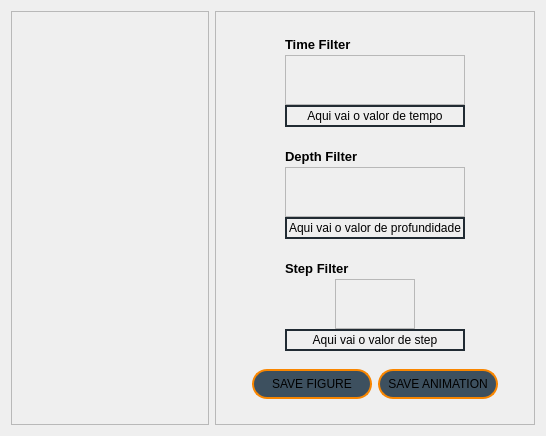
<?xml version="1.0" encoding="UTF-8"?>
<ui version="4.0">
 <class>WindButton_LonLatProfile</class>
 <widget class="QWidget" name="WindButton_LonLatProfile">
  <property name="geometry">
   <rect>
    <x>0</x>
    <y>0</y>
    <width>546</width>
    <height>436</height>
   </rect>
  </property>
  <property name="windowTitle">
   <string>Form</string>
  </property>
  <layout class="QHBoxLayout" name="horizontalLayout">
   <item>
    <widget class="QFrame" name="frame">
     <property name="frameShape">
      <enum>QFrame::Shape::StyledPanel</enum>
     </property>
     <property name="frameShadow">
      <enum>QFrame::Shadow::Raised</enum>
     </property>
    </widget>
   </item>
   <item>
    <widget class="QFrame" name="frame_2">
     <property name="minimumSize">
      <size>
       <width>320</width>
       <height>0</height>
      </size>
     </property>
     <property name="maximumSize">
      <size>
       <width>320</width>
       <height>16777215</height>
      </size>
     </property>
     <property name="frameShape">
      <enum>QFrame::Shape::StyledPanel</enum>
     </property>
     <property name="frameShadow">
      <enum>QFrame::Shadow::Raised</enum>
     </property>
     <layout class="QVBoxLayout" name="verticalLayout">
      <item>
       <layout class="QHBoxLayout" name="horizontalLayout_7">
        <item>
         <spacer name="horizontalSpacer_34">
          <property name="orientation">
           <enum>Qt::Orientation::Horizontal</enum>
          </property>
          <property name="sizeHint" stdset="0">
           <size>
            <width>28</width>
            <height>13</height>
           </size>
          </property>
         </spacer>
        </item>
        <item>
         <layout class="QVBoxLayout" name="verticalLayout_13">
          <property name="spacing">
           <number>0</number>
          </property>
          <item>
           <widget class="QLabel" name="TimeFilterLabel">
            <property name="minimumSize">
             <size>
              <width>180</width>
              <height>22</height>
             </size>
            </property>
            <property name="maximumSize">
             <size>
              <width>180</width>
              <height>22</height>
             </size>
            </property>
            <property name="font">
             <font>
              <pointsize>10</pointsize>
              <italic>false</italic>
              <bold>true</bold>
              <underline>false</underline>
              <strikeout>false</strikeout>
             </font>
            </property>
            <property name="text">
             <string>Time Filter</string>
            </property>
           </widget>
          </item>
          <item>
           <widget class="QFrame" name="frame_buttons_animation_time">
            <property name="minimumSize">
             <size>
              <width>180</width>
              <height>50</height>
             </size>
            </property>
            <property name="maximumSize">
             <size>
              <width>180</width>
              <height>50</height>
             </size>
            </property>
            <property name="styleSheet">
             <string notr="true">QPushButton {
    background-color: transparent;
    border: none;
    padding: 10px; /* Adicione um padding maior para ajustar o tamanho do fundo */
}

QPushButton:hover {
    background-color: rgba(255, 165, 0, 0.2); /* Cor de fundo no hover */
    border-radius: 5px; /* Bordas arredondadas */
}

QPushButton:pressed {
    background-color: rgba(255, 165, 0, 0.5); /* Cor de fundo ao pressionar */
}</string>
            </property>
            <property name="frameShape">
             <enum>QFrame::Shape::StyledPanel</enum>
            </property>
            <property name="frameShadow">
             <enum>QFrame::Shadow::Raised</enum>
            </property>
            <layout class="QGridLayout" name="gridLayout_7">
             <item row="0" column="0">
              <widget class="QPushButton" name="start_button_time">
               <property name="text">
                <string/>
               </property>
               <property name="icon">
                <iconset resource="resouces.qrc">
                 <normaloff>:/icons/icons/backward - laranja.png</normaloff>:/icons/icons/backward - laranja.png</iconset>
               </property>
               <property name="iconSize">
                <size>
                 <width>20</width>
                 <height>20</height>
                </size>
               </property>
              </widget>
             </item>
             <item row="0" column="1">
              <widget class="QPushButton" name="backward_button_time">
               <property name="text">
                <string/>
               </property>
               <property name="icon">
                <iconset resource="resouces.qrc">
                 <normaloff>:/icons/icons/arrow-left - laranja.png</normaloff>:/icons/icons/arrow-left - laranja.png</iconset>
               </property>
               <property name="iconSize">
                <size>
                 <width>20</width>
                 <height>20</height>
                </size>
               </property>
              </widget>
             </item>
             <item row="0" column="2">
              <widget class="QPushButton" name="pause_button_time">
               <property name="text">
                <string/>
               </property>
               <property name="icon">
                <iconset resource="resouces.qrc">
                 <normaloff>:/icons/icons/pause - laranja.png</normaloff>:/icons/icons/pause - laranja.png</iconset>
               </property>
               <property name="iconSize">
                <size>
                 <width>20</width>
                 <height>20</height>
                </size>
               </property>
              </widget>
             </item>
             <item row="0" column="3">
              <widget class="QPushButton" name="play_button_time">
               <property name="text">
                <string/>
               </property>
               <property name="icon">
                <iconset resource="resouces.qrc">
                 <normaloff>:/icons/icons/play - laranja.png</normaloff>:/icons/icons/play - laranja.png</iconset>
               </property>
               <property name="iconSize">
                <size>
                 <width>20</width>
                 <height>20</height>
                </size>
               </property>
               <property name="checkable">
                <bool>false</bool>
               </property>
              </widget>
             </item>
             <item row="0" column="4">
              <widget class="QPushButton" name="forward_button_time">
               <property name="text">
                <string/>
               </property>
               <property name="icon">
                <iconset resource="resouces.qrc">
                 <normaloff>:/icons/icons/arrow-right - laranja.png</normaloff>:/icons/icons/arrow-right - laranja.png</iconset>
               </property>
               <property name="iconSize">
                <size>
                 <width>20</width>
                 <height>20</height>
                </size>
               </property>
              </widget>
             </item>
             <item row="0" column="5">
              <widget class="QPushButton" name="finish_button_time">
               <property name="text">
                <string/>
               </property>
               <property name="icon">
                <iconset resource="resouces.qrc">
                 <normaloff>:/icons/icons/forward - laranja.png</normaloff>:/icons/icons/forward - laranja.png</iconset>
               </property>
               <property name="iconSize">
                <size>
                 <width>20</width>
                 <height>20</height>
                </size>
               </property>
              </widget>
             </item>
            </layout>
           </widget>
          </item>
          <item>
           <widget class="QLabel" name="TimeValueLabel">
            <property name="minimumSize">
             <size>
              <width>180</width>
              <height>22</height>
             </size>
            </property>
            <property name="maximumSize">
             <size>
              <width>180</width>
              <height>22</height>
             </size>
            </property>
            <property name="styleSheet">
             <string notr="true">border: 2px solid #212b33</string>
            </property>
            <property name="text">
             <string notr="true">Aqui vai o valor de tempo</string>
            </property>
            <property name="alignment">
             <set>Qt::AlignmentFlag::AlignCenter</set>
            </property>
           </widget>
          </item>
         </layout>
        </item>
        <item>
         <spacer name="horizontalSpacer_35">
          <property name="orientation">
           <enum>Qt::Orientation::Horizontal</enum>
          </property>
          <property name="sizeHint" stdset="0">
           <size>
            <width>28</width>
            <height>13</height>
           </size>
          </property>
         </spacer>
        </item>
       </layout>
      </item>
      <item>
       <layout class="QHBoxLayout" name="horizontalLayout_8">
        <item>
         <spacer name="horizontalSpacer_36">
          <property name="orientation">
           <enum>Qt::Orientation::Horizontal</enum>
          </property>
          <property name="sizeHint" stdset="0">
           <size>
            <width>28</width>
            <height>13</height>
           </size>
          </property>
         </spacer>
        </item>
        <item>
         <layout class="QVBoxLayout" name="verticalLayout_14">
          <property name="spacing">
           <number>0</number>
          </property>
          <item>
           <widget class="QLabel" name="DepthFilterLabel">
            <property name="minimumSize">
             <size>
              <width>180</width>
              <height>22</height>
             </size>
            </property>
            <property name="maximumSize">
             <size>
              <width>180</width>
              <height>22</height>
             </size>
            </property>
            <property name="font">
             <font>
              <pointsize>10</pointsize>
              <bold>true</bold>
             </font>
            </property>
            <property name="text">
             <string>Depth Filter</string>
            </property>
           </widget>
          </item>
          <item>
           <widget class="QFrame" name="frame_buttons_animation_2_depth">
            <property name="minimumSize">
             <size>
              <width>180</width>
              <height>50</height>
             </size>
            </property>
            <property name="maximumSize">
             <size>
              <width>180</width>
              <height>50</height>
             </size>
            </property>
            <property name="styleSheet">
             <string notr="true">QPushButton {
    background-color: transparent;
    border: none;
    padding: 10px; /* Adicione um padding maior para ajustar o tamanho do fundo */
}

QPushButton:hover {
    background-color: rgba(255, 165, 0, 0.2); /* Cor de fundo no hover */
    border-radius: 5px; /* Bordas arredondadas */
}

QPushButton:pressed {
    background-color: rgba(255, 165, 0, 0.5); /* Cor de fundo ao pressionar */
}</string>
            </property>
            <property name="frameShape">
             <enum>QFrame::Shape::StyledPanel</enum>
            </property>
            <property name="frameShadow">
             <enum>QFrame::Shadow::Raised</enum>
            </property>
            <layout class="QGridLayout" name="gridLayout_8">
             <item row="0" column="0">
              <widget class="QPushButton" name="start_button_depth">
               <property name="text">
                <string/>
               </property>
               <property name="icon">
                <iconset resource="resouces.qrc">
                 <normaloff>:/icons/icons/backward - laranja.png</normaloff>:/icons/icons/backward - laranja.png</iconset>
               </property>
               <property name="iconSize">
                <size>
                 <width>20</width>
                 <height>20</height>
                </size>
               </property>
              </widget>
             </item>
             <item row="0" column="1">
              <widget class="QPushButton" name="backward_button_depth">
               <property name="text">
                <string/>
               </property>
               <property name="icon">
                <iconset resource="resouces.qrc">
                 <normaloff>:/icons/icons/arrow-left - laranja.png</normaloff>:/icons/icons/arrow-left - laranja.png</iconset>
               </property>
               <property name="iconSize">
                <size>
                 <width>20</width>
                 <height>20</height>
                </size>
               </property>
              </widget>
             </item>
             <item row="0" column="2">
              <widget class="QPushButton" name="pause_button_depth">
               <property name="text">
                <string/>
               </property>
               <property name="icon">
                <iconset resource="resouces.qrc">
                 <normaloff>:/icons/icons/pause - laranja.png</normaloff>:/icons/icons/pause - laranja.png</iconset>
               </property>
               <property name="iconSize">
                <size>
                 <width>20</width>
                 <height>20</height>
                </size>
               </property>
              </widget>
             </item>
             <item row="0" column="3">
              <widget class="QPushButton" name="play_button_depth">
               <property name="text">
                <string/>
               </property>
               <property name="icon">
                <iconset resource="resouces.qrc">
                 <normaloff>:/icons/icons/play - laranja.png</normaloff>:/icons/icons/play - laranja.png</iconset>
               </property>
               <property name="iconSize">
                <size>
                 <width>20</width>
                 <height>20</height>
                </size>
               </property>
               <property name="checkable">
                <bool>false</bool>
               </property>
              </widget>
             </item>
             <item row="0" column="4">
              <widget class="QPushButton" name="forward_button_depth">
               <property name="text">
                <string/>
               </property>
               <property name="icon">
                <iconset resource="resouces.qrc">
                 <normaloff>:/icons/icons/arrow-right - laranja.png</normaloff>:/icons/icons/arrow-right - laranja.png</iconset>
               </property>
               <property name="iconSize">
                <size>
                 <width>20</width>
                 <height>20</height>
                </size>
               </property>
              </widget>
             </item>
             <item row="0" column="5">
              <widget class="QPushButton" name="finish_button_depth">
               <property name="text">
                <string/>
               </property>
               <property name="icon">
                <iconset resource="resouces.qrc">
                 <normaloff>:/icons/icons/forward - laranja.png</normaloff>:/icons/icons/forward - laranja.png</iconset>
               </property>
               <property name="iconSize">
                <size>
                 <width>20</width>
                 <height>20</height>
                </size>
               </property>
              </widget>
             </item>
            </layout>
           </widget>
          </item>
          <item>
           <widget class="QLabel" name="DepthValueLabel">
            <property name="minimumSize">
             <size>
              <width>180</width>
              <height>22</height>
             </size>
            </property>
            <property name="maximumSize">
             <size>
              <width>180</width>
              <height>22</height>
             </size>
            </property>
            <property name="styleSheet">
             <string notr="true">border: 2px solid #212b33</string>
            </property>
            <property name="text">
             <string>Aqui vai o valor de profundidade</string>
            </property>
            <property name="alignment">
             <set>Qt::AlignmentFlag::AlignCenter</set>
            </property>
            <property name="wordWrap">
             <bool>false</bool>
            </property>
           </widget>
          </item>
         </layout>
        </item>
        <item>
         <spacer name="horizontalSpacer_37">
          <property name="orientation">
           <enum>Qt::Orientation::Horizontal</enum>
          </property>
          <property name="sizeHint" stdset="0">
           <size>
            <width>28</width>
            <height>13</height>
           </size>
          </property>
         </spacer>
        </item>
       </layout>
      </item>
      <item>
       <layout class="QHBoxLayout" name="horizontalLayout_14">
        <item>
         <spacer name="horizontalSpacer_38">
          <property name="orientation">
           <enum>Qt::Orientation::Horizontal</enum>
          </property>
          <property name="sizeHint" stdset="0">
           <size>
            <width>28</width>
            <height>13</height>
           </size>
          </property>
         </spacer>
        </item>
        <item>
         <layout class="QVBoxLayout" name="verticalLayout_15">
          <property name="spacing">
           <number>0</number>
          </property>
          <item>
           <widget class="QLabel" name="StepFilterLabel">
            <property name="minimumSize">
             <size>
              <width>180</width>
              <height>22</height>
             </size>
            </property>
            <property name="maximumSize">
             <size>
              <width>180</width>
              <height>22</height>
             </size>
            </property>
            <property name="font">
             <font>
              <pointsize>10</pointsize>
              <bold>true</bold>
             </font>
            </property>
            <property name="text">
             <string>Step Filter</string>
            </property>
           </widget>
          </item>
          <item>
           <layout class="QHBoxLayout" name="horizontalLayout_2">
            <item>
             <spacer name="horizontalSpacer_32">
              <property name="orientation">
               <enum>Qt::Orientation::Horizontal</enum>
              </property>
              <property name="sizeHint" stdset="0">
               <size>
                <width>18</width>
                <height>17</height>
               </size>
              </property>
             </spacer>
            </item>
            <item>
             <widget class="QFrame" name="frame_buttons_animation_step">
              <property name="minimumSize">
               <size>
                <width>80</width>
                <height>50</height>
               </size>
              </property>
              <property name="maximumSize">
               <size>
                <width>80</width>
                <height>50</height>
               </size>
              </property>
              <property name="styleSheet">
               <string notr="true">QPushButton {
    background-color: transparent;
    border: none;
    padding: 10px; /* Adicione um padding maior para ajustar o tamanho do fundo */
}

QPushButton:hover {
    background-color: rgba(255, 165, 0, 0.2); /* Cor de fundo no hover */
    border-radius: 5px; /* Bordas arredondadas */
}

QPushButton:pressed {
    background-color: rgba(255, 165, 0, 0.5); /* Cor de fundo ao pressionar */
}</string>
              </property>
              <property name="frameShape">
               <enum>QFrame::Shape::StyledPanel</enum>
              </property>
              <property name="frameShadow">
               <enum>QFrame::Shadow::Raised</enum>
              </property>
              <layout class="QGridLayout" name="gridLayout_9">
               <item row="0" column="0">
                <widget class="QPushButton" name="backward_button_step">
                 <property name="text">
                  <string/>
                 </property>
                 <property name="icon">
                  <iconset resource="resouces.qrc">
                   <normaloff>:/icons/icons/arrow-left - laranja.png</normaloff>:/icons/icons/arrow-left - laranja.png</iconset>
                 </property>
                 <property name="iconSize">
                  <size>
                   <width>20</width>
                   <height>20</height>
                  </size>
                 </property>
                </widget>
               </item>
               <item row="0" column="1">
                <widget class="QPushButton" name="forward_button_step">
                 <property name="text">
                  <string/>
                 </property>
                 <property name="icon">
                  <iconset resource="resouces.qrc">
                   <normaloff>:/icons/icons/arrow-right - laranja.png</normaloff>:/icons/icons/arrow-right - laranja.png</iconset>
                 </property>
                 <property name="iconSize">
                  <size>
                   <width>20</width>
                   <height>20</height>
                  </size>
                 </property>
                </widget>
               </item>
              </layout>
             </widget>
            </item>
            <item>
             <spacer name="horizontalSpacer_33">
              <property name="orientation">
               <enum>Qt::Orientation::Horizontal</enum>
              </property>
              <property name="sizeHint" stdset="0">
               <size>
                <width>18</width>
                <height>17</height>
               </size>
              </property>
             </spacer>
            </item>
           </layout>
          </item>
          <item>
           <widget class="QLabel" name="StepValueLabel">
            <property name="minimumSize">
             <size>
              <width>180</width>
              <height>22</height>
             </size>
            </property>
            <property name="maximumSize">
             <size>
              <width>180</width>
              <height>22</height>
             </size>
            </property>
            <property name="styleSheet">
             <string notr="true">border: 2px solid #212b33</string>
            </property>
            <property name="text">
             <string>Aqui vai o valor de step</string>
            </property>
            <property name="alignment">
             <set>Qt::AlignmentFlag::AlignCenter</set>
            </property>
           </widget>
          </item>
         </layout>
        </item>
        <item>
         <spacer name="horizontalSpacer_39">
          <property name="orientation">
           <enum>Qt::Orientation::Horizontal</enum>
          </property>
          <property name="sizeHint" stdset="0">
           <size>
            <width>28</width>
            <height>13</height>
           </size>
          </property>
         </spacer>
        </item>
       </layout>
      </item>
      <item>
       <layout class="QHBoxLayout" name="horizontalLayout_15">
        <item>
         <spacer name="horizontalSpacer_40">
          <property name="orientation">
           <enum>Qt::Orientation::Horizontal</enum>
          </property>
          <property name="sizeHint" stdset="0">
           <size>
            <width>18</width>
            <height>17</height>
           </size>
          </property>
         </spacer>
        </item>
        <item>
         <layout class="QHBoxLayout" name="horizontalLayout_6">
          <item>
           <widget class="QPushButton" name="SaveFigButton">
            <property name="minimumSize">
             <size>
              <width>120</width>
              <height>30</height>
             </size>
            </property>
            <property name="maximumSize">
             <size>
              <width>120</width>
              <height>30</height>
             </size>
            </property>
            <property name="styleSheet">
             <string notr="true">QPushButton{
	background-color: rgb(61, 80, 95);
	border-radius: 15px;
	border: 2px solid #F98600;
}

QPushButton:hover{
	color: #F98600;
	font-size: 14px;
}</string>
            </property>
            <property name="text">
             <string>SAVE FIGURE</string>
            </property>
           </widget>
          </item>
          <item>
           <widget class="QPushButton" name="SaveAnimationButton">
            <property name="minimumSize">
             <size>
              <width>120</width>
              <height>30</height>
             </size>
            </property>
            <property name="maximumSize">
             <size>
              <width>120</width>
              <height>30</height>
             </size>
            </property>
            <property name="styleSheet">
             <string notr="true">QPushButton{
	background-color: rgb(61, 80, 95);
	border-radius: 15px;
	border: 2px solid #F98600;
}

QPushButton:hover{
	color: #F98600;
	font-size: 14px;
}</string>
            </property>
            <property name="text">
             <string>SAVE ANIMATION</string>
            </property>
           </widget>
          </item>
         </layout>
        </item>
        <item>
         <spacer name="horizontalSpacer_41">
          <property name="orientation">
           <enum>Qt::Orientation::Horizontal</enum>
          </property>
          <property name="sizeHint" stdset="0">
           <size>
            <width>18</width>
            <height>17</height>
           </size>
          </property>
         </spacer>
        </item>
       </layout>
      </item>
     </layout>
    </widget>
   </item>
  </layout>
 </widget>
 <resources>
  <include location="resouces.qrc"/>
 </resources>
 <connections/>
</ui>
